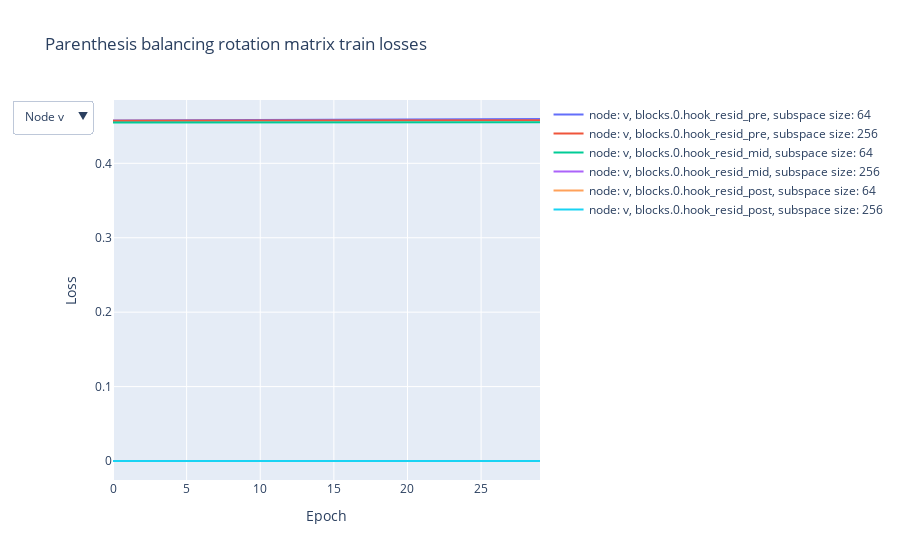

Notebook cell for this chart:
### Code cell
traces = []

for i, node in enumerate(intervene_node):
    for j, hook in enumerate(intervene_hook):
        for k, size in enumerate(subspace_size):
    
            train_accuracies = train_accuracies_pb[i, j, k]
            
            # Create a scatter trace for the train accuracies
            trace = go.Scatter(
                x=list(range(len(train_accuracies))),
                y=train_accuracies,
                name=f"node: {node}, {hook}, subspace size: {size}",
                mode="lines",
                visible=bool(1-i),
            )
            
            # Add the trace to the list of traces
            traces.append(trace)

# Create layout
layout = go.Layout(
    title="Parenthesis balancing rotation matrix train losses",
    xaxis_title="Epoch",
    yaxis_title="Loss",
    updatemenus=[
        dict(
            buttons=[
                dict(
                    label="Node v",
                    method="update",
                    args=[{"visible": [True] * 6 + [False] *6}]
                ),
                dict(
                    label="Node s",
                    method="update",
                    args=[{"visible": [False] * 6 + [True] *6}]
                )
            ],
            active=0,
            showactive=True
        )
    ]
)

fig = go.Figure(data=traces, layout=layout)
fig.show()

### Figure 1 — Plotly figure (JSON) as saved in the notebook; plotly's stock layout.template omitted (floating-point values rounded to 4 significant figures)
{"data": [{"mode": "lines", "name": "node: v, blocks.0.hook_resid_pre, subspace size: 64", "type": "scatter", "visible": true, "x": [0, 1, 2, 3, 4, 5, 6, 7, 8, 9, 10, 11, 12, 13, 14, 15, 16, 17, 18, 19, 20, 21, 22, 23, 24, 25, 26, 27, 28, 29], "y": [0.4575, 0.4575, 0.4576, 0.4577, 0.4577, 0.4578, 0.4578, 0.4579, 0.458, 0.458, 0.4581, 0.4582, 0.4583, 0.4584, 0.4584, 0.4585, 0.4585, 0.4586, 0.4587, 0.4587, 0.4588, 0.4589, 0.459, 0.4591, 0.4591, 0.4592, 0.4593, 0.4593, 0.4594, 0.4596]}, {"mode": "lines", "name": "node: v, blocks.0.hook_resid_pre, subspace size: 256", "type": "scatter", "visible": true, "x": [0, 1, 2, 3, 4, 5, 6, 7, 8, 9, 10, 11, 12, 13, 14, 15, 16, 17, 18, 19, 20, 21, 22, 23, 24, 25, 26, 27, 28, 29], "y": [0.4572, 0.4572, 0.4572, 0.4572, 0.4572, 0.4573, 0.4573, 0.4573, 0.4574, 0.4574, 0.4574, 0.4575, 0.4575, 0.4575, 0.4576, 0.4576, 0.4576, 0.4576, 0.4576, 0.4577, 0.4577, 0.4577, 0.4577, 0.4578, 0.4578, 0.4578, 0.4579, 0.4579, 0.4579, 0.458]}, {"mode": "lines", "name": "node: v, blocks.0.hook_resid_mid, subspace size: 64", "type": "scatter", "visible": true, "x": [0, 1, 2, 3, 4, 5, 6, 7, 8, 9, 10, 11, 12, 13, 14, 15, 16, 17, 18, 19, 20, 21, 22, 23, 24, 25, 26, 27, 28, 29], "y": [0.4549, 0.455, 0.455, 0.455, 0.455, 0.455, 0.455, 0.455, 0.455, 0.455, 0.455, 0.455, 0.455, 0.455, 0.455, 0.455, 0.455, 0.455, 0.455, 0.455, 0.455, 0.455, 0.455, 0.455, 0.455, 0.455, 0.455, 0.455, 0.455, 0.455]}, {"mode": "lines", "name": "node: v, blocks.0.hook_resid_mid, subspace size: 256", "type": "scatter", "visible": true, "x": [0, 1, 2, 3, 4, 5, 6, 7, 8, 9, 10, 11, 12, 13, 14, 15, 16, 17, 18, 19, 20, 21, 22, 23, 24, 25, 26, 27, 28, 29], "y": [0, 0, 0, 0, 0, 0, 0, 0, 0, 0, 0, 0, 0, 0, 0, 0, 0, 0, 0, 0, 0, 0, 0, 0, 0, 0, 0, 0, 0, 0]}, {"mode": "lines", "name": "node: v, blocks.0.hook_resid_post, subspace size: 64", "type": "scatter", "visible": true, "x": [0, 1, 2, 3, 4, 5, 6, 7, 8, 9, 10, 11, 12, 13, 14, 15, 16, 17, 18, 19, 20, 21, 22, 23, 24, 25, 26, 27, 28, 29], "y": [0, 0, 0, 0, 0, 0, 0, 0, 0, 0, 0, 0, 0, 0, 0, 0, 0, 0, 0, 0, 0, 0, 0, 0, 0, 0, 0, 0, 0, 0]}, {"mode": "lines", "name": "node: v, blocks.0.hook_resid_post, subspace size: 256", "type": "scatter", "visible": true, "x": [0, 1, 2, 3, 4, 5, 6, 7, 8, 9, 10, 11, 12, 13, 14, 15, 16, 17, 18, 19, 20, 21, 22, 23, 24, 25, 26, 27, 28, 29], "y": [0, 0, 0, 0, 0, 0, 0, 0, 0, 0, 0, 0, 0, 0, 0, 0, 0, 0, 0, 0, 0, 0, 0, 0, 0, 0, 0, 0, 0, 0]}, {"mode": "lines", "name": "node: s, blocks.0.hook_resid_pre, subspace size: 64", "type": "scatter", "visible": false, "x": [0, 1, 2, 3, 4, 5, 6, 7, 8, 9, 10, 11, 12, 13, 14, 15, 16, 17, 18, 19, 20, 21, 22, 23, 24, 25, 26, 27, 28, 29], "y": [0.3586, 0.359, 0.3594, 0.3599, 0.3603, 0.3607, 0.3612, 0.3616, 0.3621, 0.3625, 0.3631, 0.3636, 0.3641, 0.3645, 0.365, 0.3655, 0.366, 0.3666, 0.3671, 0.3677, 0.3682, 0.3687, 0.3693, 0.3699, 0.3704, 0.3711, 0.3718, 0.3724, 0.3731, 0.3738]}, {"mode": "lines", "name": "node: s, blocks.0.hook_resid_pre, subspace size: 256", "type": "scatter", "visible": false, "x": [0, 1, 2, 3, 4, 5, 6, 7, 8, 9, 10, 11, 12, 13, 14, 15, 16, 17, 18, 19, 20, 21, 22, 23, 24, 25, 26, 27, 28, 29], "y": [0.3561, 0.3562, 0.3563, 0.3564, 0.3565, 0.3566, 0.3568, 0.3569, 0.3571, 0.3572, 0.3574, 0.3575, 0.3577, 0.3578, 0.3579, 0.358, 0.3582, 0.3583, 0.3585, 0.3586, 0.3587, 0.3588, 0.359, 0.3591, 0.3593, 0.3594, 0.3595, 0.3597, 0.3598, 0.36]}, {"mode": "lines", "name": "node: s, blocks.0.hook_resid_mid, subspace size: 64", "type": "scatter", "visible": false, "x": [0, 1, 2, 3, 4, 5, 6, 7, 8, 9, 10, 11, 12, 13, 14, 15, 16, 17, 18, 19, 20, 21, 22, 23, 24, 25, 26, 27, 28, 29], "y": [0, 0, 0, 0, 0, 0, 0, 0, 0, 0, 0, 0, 0, 0, 0, 0, 0, 0, 0, 0, 0, 0, 0, 0, 0, 0, 0, 0, 0, 0]}, {"mode": "lines", "name": "node: s, blocks.0.hook_resid_mid, subspace size: 256", "type": "scatter", "visible": false, "x": [0, 1, 2, 3, 4, 5, 6, 7, 8, 9, 10, 11, 12, 13, 14, 15, 16, 17, 18, 19, 20, 21, 22, 23, 24, 25, 26, 27, 28, 29], "y": [0, 0, 0, 0, 0, 0, 0, 0, 0, 0, 0, 0, 0, 0, 0, 0, 0, 0, 0, 0, 0, 0, 0, 0, 0, 0, 0, 0, 0, 0]}, {"mode": "lines", "name": "node: s, blocks.0.hook_resid_post, subspace size: 64", "type": "scatter", "visible": false, "x": [0, 1, 2, 3, 4, 5, 6, 7, 8, 9, 10, 11, 12, 13, 14, 15, 16, 17, 18, 19, 20, 21, 22, 23, 24, 25, 26, 27, 28, 29], "y": [0, 0, 0, 0, 0, 0, 0, 0, 0, 0, 0, 0, 0, 0, 0, 0, 0, 0, 0, 0, 0, 0, 0, 0, 0, 0, 0, 0, 0, 0]}, {"mode": "lines", "name": "node: s, blocks.0.hook_resid_post, subspace size: 256", "type": "scatter", "visible": false, "x": [0, 1, 2, 3, 4, 5, 6, 7, 8, 9, 10, 11, 12, 13, 14, 15, 16, 17, 18, 19, 20, 21, 22, 23, 24, 25, 26, 27, 28, 29], "y": [0, 0, 0, 0, 0, 0, 0, 0, 0, 0, 0, 0, 0, 0, 0, 0, 0, 0, 0, 0, 0, 0, 0, 0, 0, 0, 0, 0, 0, 0]}], "layout": {"title": {"text": "Parenthesis balancing rotation matrix train losses"}, "updatemenus": [{"active": 0, "buttons": [{"args": [{"visible": [true, true, true, true, true, true, false, false, false, false, false, false]}], "label": "Node v", "method": "update"}, {"args": [{"visible": [false, false, false, false, false, false, true, true, true, true, true, true]}], "label": "Node s", "method": "update"}], "showactive": true}], "xaxis": {"title": {"text": "Epoch"}}, "yaxis": {"title": {"text": "Loss"}}}}
